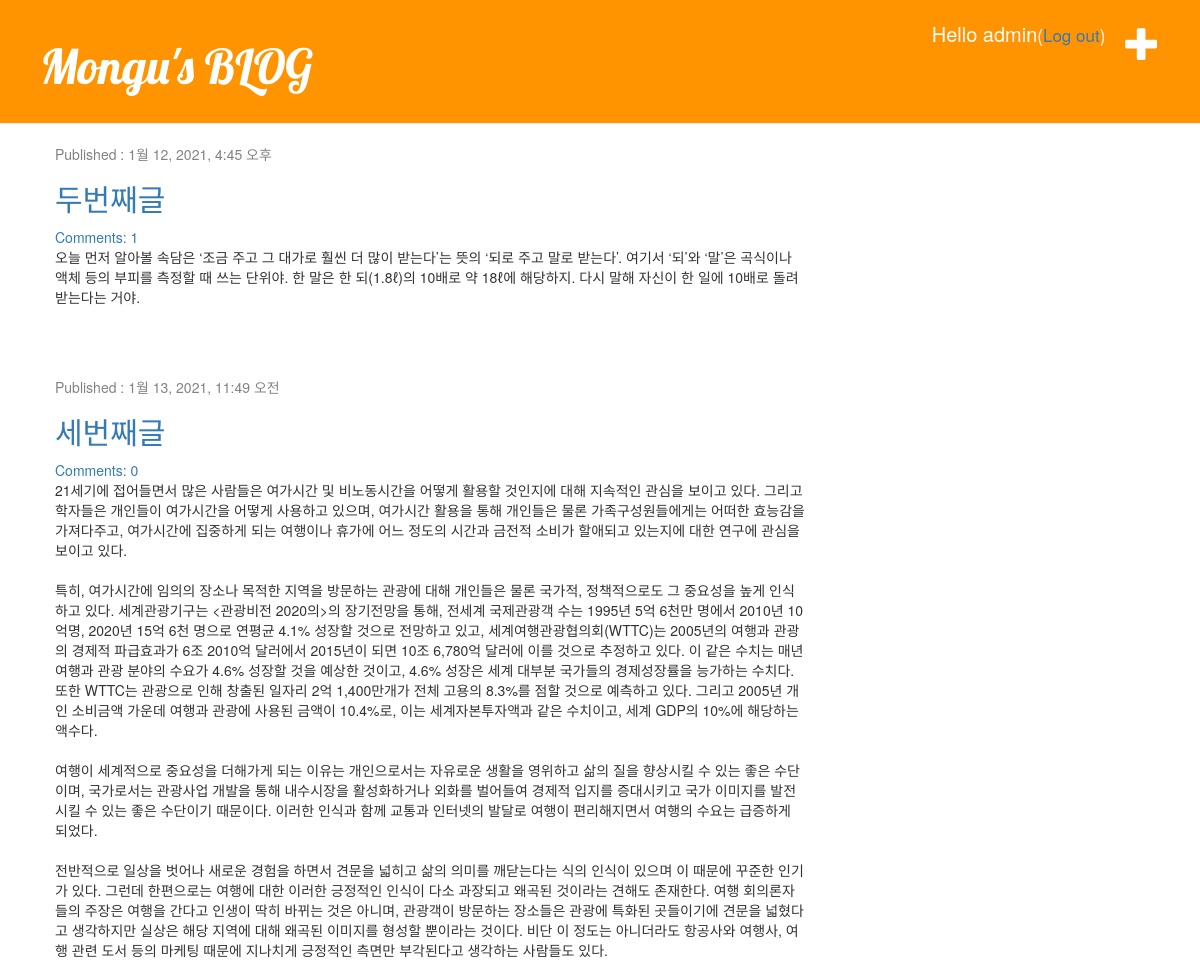
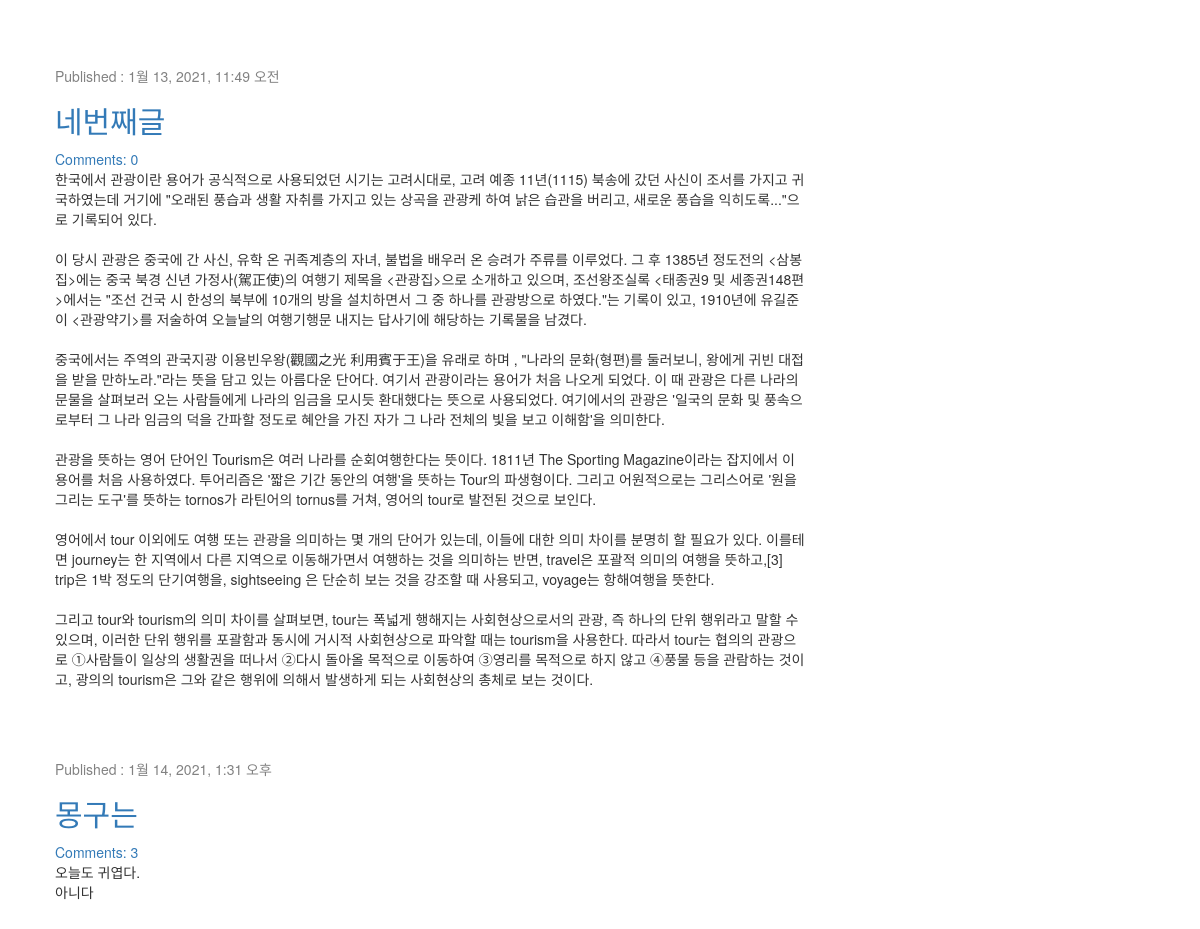
The app's page / (signed in) with its own data (2 pictures, top to bottom).
### blog/models.py (models this page shows, shortened)
class Post(models.Model):
    author = models.ForeignKey('auth.User', on_delete=models.CASCADE)
    title = models.CharField(max_length=200, validators=[min_length_3_validator])
    text = models.TextField()
    created_date = models.DateTimeField(default=timezone.now)
    published_date = models.DateTimeField(blank=True, null=True)
    def approved_comments(self):
        return self.comments.filter(approved_comment=True)

### blog/views.py (the view)
# urls.py: path('', views.post_list, name='post_list'),
def post_list(request):
    posts = Post.objects.filter(published_date__lte=timezone.now()).order_by('published_date')
    return render(request, 'blog/post_list.html', {'posts':posts})

### blog/templates/blog/post_list.html
{% extends 'blog/base.html' %}
{% block content %}
    {% for post in posts %}
        <div class="post">
            <div class="date">
                <p>Published : {{post.published_date}}</p>
            </div>
            <h2><a href="{% url 'post_detail' pk=post.pk %}">{{post.title}}</a></h2>
            <a href="{% url 'post_detail' pk=post.pk %}">Comments: {{ post.approved_comments.count }}</a>
            <p>{{post.text|linebreaksbr}}</p>
        </div>
    {% endfor %}
{% endblock %}}

### blog/templates/blog/base.html (shortened to what this page needs)
<!DOCTYPE html>
{% load static %}
<html lang="ko">
<head>
    <link rel="stylesheet" href="https://maxcdn.bootstrapcdn.com/bootstrap/3.3.2/css/bootstrap.min.css">
    <link rel="stylesheet" href="https://maxcdn.bootstrapcdn.com/bootstrap/3.3.2/css/bootstrap-theme.min.css">
    <link rel="stylesheet" href="{% static 'css/blog.css' %}">
</head>
<body>
    <div class="page-header">
        {% if user.is_authenticated %}
            <a href="{% url 'post_new' %}" class="top-menu">
            <span class="glyphicon glyphicon-plus"></span></a>
            <p class="top-menu" style="font-size: 20px;">Hello {{ user.username }}<small>(<a href="{% url 'logout' %}?next={{request.path}}">Log out</a>)</small></p>
        {% else %}
            <a href="{% url 'login' %}" class="top-menu">
            <span class="glyphicon glyphicon-lock"></span></a>
        {% endif %}
        <h1><a href="{% url 'post_list' %}">Mongu's BLOG</a></h1>
    </div>
    <div class="content container">
        <div class="row">
            <div class="col-md-8">
                {% block content %}
                {% endblock %}
            </div>
        </div>
    </div>
</body>
</html>

### blog/static/css/blog.css (style rules this page uses)
.page-header { background-color: #ff9400; margin-top: 0; padding: 20px 20px 20px 40px; }
.page-header h1, .page-header h1 a, .page-header h1 a:visited, .page-header h1 a:active { color: #ffffff; font-size: 36pt; text-decoration: none; }
.content { margin-left: 40px; }
h1, h2, h3, h4 { font-family: 'Lobster', cursive; }
.date { color: #828282; }
.top-menu, .top-menu:hover, .top-menu:visited { color: #ffffff; float: right; font-size: 26pt; margin-right: 20px; }
.post { margin-bottom: 70px; }

### records on screen
Post: published_date "1월 12, 2021, 4:45 오후", title "두번째글", approved_comments.count "1", text "오늘 먼저 알아볼 속담은 ‘조금 주고 그 대가로 훨씬 더 많이 받는다’는 뜻의 ‘되로 주고 말로 받는다’. 여기서 ‘되’와 ‘말’은 곡식이나 액체 등의 부피를 측정할 때 쓰는 단위야. 한 말은 한 되(1.8ℓ)의 10배로 약 18ℓ에 해당하지. 다시 말해 자신이 한 일에 10배로 돌려받는다는 거야."
Post: published_date "1월 13, 2021, 11:49 오전", title "세번째글", approved_comments.count "0", text "21세기에 접어들면서 많은 사람들은 여가시간 및 비노동시간을 어떻게 활용할 것인지에 대해 지속적인 관심을 보이고 있다. 그리고 학자들은 개인들이 여가시간을 어떻게 사용하고 있으며, 여가시간 활용을 통해 개인들은 물론 가족구성원들에게는 어떠한 효능감을 가져다주고, 여가시간에 집중하게 되는 여행이나 휴가에 어느 정도의 시간과 금전적 소비가 할애되고 있는지에 대한 연구에 관심을 보이고 있다. 특히, 여가시간에 임의의 장소나 목적한 지역을 방문하는 관광에 대해 개인들은 물론 국가적, 정책적으로도 그 중요성을 높게 인식하고 있다. 세계관광기구는 <관광비전 2020의>의 장기전망을 통해, 전세계 국제관광객 수는 1995년 5억 6천만 명에서 2010년 10억명, 2020년 15억 6천 명으로 연평균 4.1% 성장할 것으로 전망하고 있고, 세계여행관광협의회(WTTC)는 2005년의 여행과 관광의 경제적 파급효과가 6조 2010억 달러에서 2015년이 되면 10조 6,780억 달러에 이를 것으로 추정하고 있다. 이 같은 수치는 매년 여행과 관광 분야의 수요가 4.6% 성장할 것을 예상한 것이고, 4.6% 성장은 세계 대부분 국가들의 경제성장률을 능가하는 수치다. 또한 WTTC는 관광으로 인해 창출된 일자리 2억 1,400만개가 전체 고용의 8.3%를 점할 것으로 예측하고 있다. 그리고 2005년 개인 소비금액 가운데 여행과 관광에 사용된 금액이…"
Post: published_date "1월 13, 2021, 11:49 오전", title "네번째글", approved_comments.count "0", text "한국에서 관광이란 용어가 공식적으로 사용되었던 시기는 고려시대로, 고려 예종 11년(1115) 북송에 갔던 사신이 조서를 가지고 귀국하였는데 거기에 \"오래된 풍습과 생활 자취를 가지고 있는 상곡을 관광케 하여 낡은 습관을 버리고, 새로운 풍습을 익히도록...\"으로 기록되어 있다. 이 당시 관광은 중국에 간 사신, 유학 온 귀족계층의 자녀, 불법을 배우러 온 승려가 주류를 이루었다. 그 후 1385년 정도전의 <삼봉집>에는 중국 북경 신년 가정사(駕正使)의 여행기 제목을 <관광집>으로 소개하고 있으며, 조선왕조실록 <태종권9 및 세종권148편>에서는 \"조선 건국 시 한성의 북부에 10개의 방을 설치하면서 그 중 하나를 관광방으로 하였다.\"는 기록이 있고, 1910년에 유길준이 <관광약기>를 저술하여 오늘날의 여행기행문 내지는 답사기에 해당하는 기록물을 남겼다. 중국에서는 주역의 관국지광 이용빈우왕(觀國之光 利用賓于王)을 유래로 하며 , \"나라의 문화(형편)를 둘러보니, 왕에게 귀빈 대접을 받을 만하노라.\"라는 뜻을 담고 있는 아름다운 단어다. 여기서 관광이라는 용어가 처음 나오게 되었다. 이 때 관광은 다른 나라의 문물을 살펴보러 오는 사람들에게 나라의 임금을 모시듯 환대했다는 뜻으로 사용되었다. 여기에서의 관광은 '일국의 문화 및 풍속으로부터 그 나라 임금의 덕을 간파할 정도로 혜안을 가진 자가 그 나라 전체의 빛을 보고 이해함'을…"
Post: published_date "1월 14, 2021, 1:31 오후", title "몽구는", approved_comments.count "3", text "오늘도 귀엽다. 아니다"

### other values on screen
{{ user.username }} "admin"
